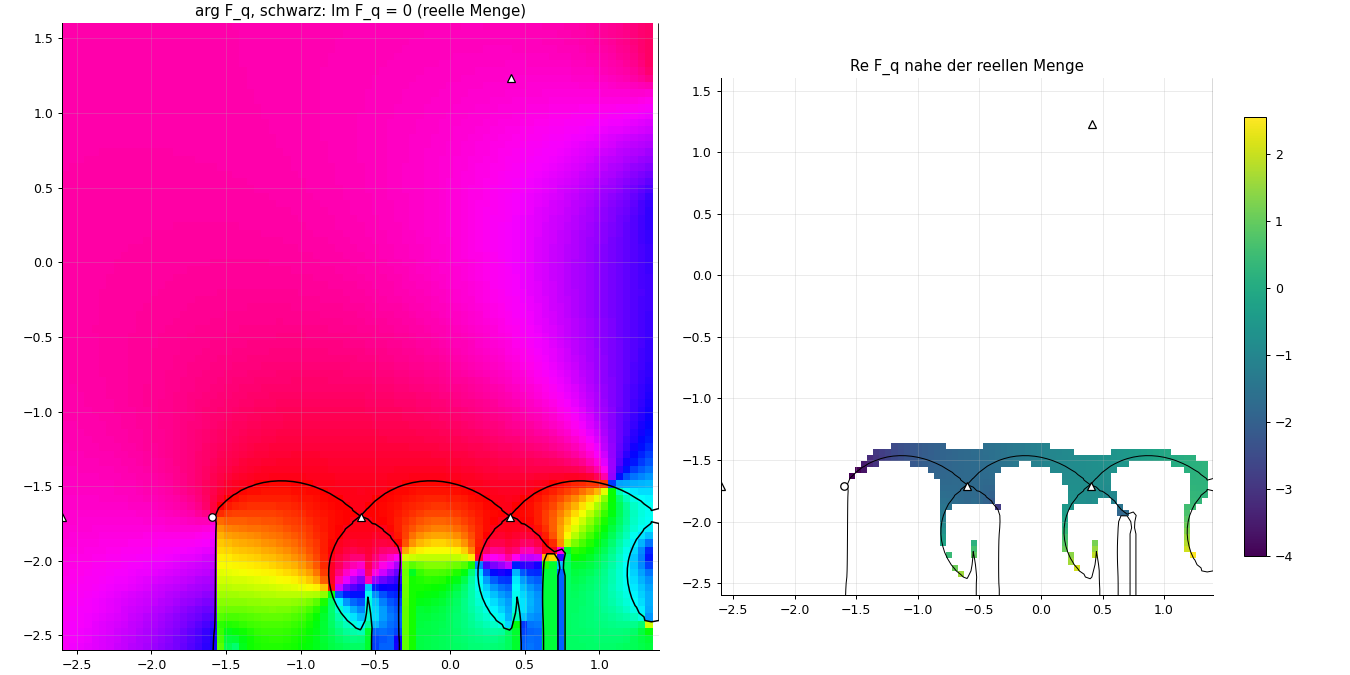

Here is the Python script that generated this plot:
"""Reelle Menge von F_q (Basis 2) mit Blattverfolgung: Spalten senkrecht von Im ζ = 3 (Hauptzweig dort richtig) nach unten.
 Frage zur Eindeutigkeit: Welche +1-invarianten Kurven mit reellem F_q gibt es ausser der Kneser-Kurve C (Ecken ζ_c − 2 + m)?
 Ausgabe: karte_reell.npz (Gitter, Werte) und karte_reell.png. Aufruf: karte_reell.py dx
"""
import sys, time
HIER = r"D:/Users/janis/Documents/Matura/tetration-graph/experimente"
sys.path.insert(0, HIER + "/prototypen_hexation")
sys.path.insert(0, HIER)
import numpy as np
import mpmath as mp
import matplotlib
matplotlib.use("Agg")
import matplotlib.pyplot as plt
from blatt import BlattPentation, verfolge
from hexq import HexQ
from stufen import psi_wert
mp.mp.dps = 30
t0 = time.time()
HQ = HexQ("2", mp.mpf("-1.7439"), mp.mpc("-1.99294843593232", "1.44512849663921"))
BP = BlattPentation("2")
PI_ = 2j * mp.pi / HQ.lnmu
zeta_c = mp.mpc("0.4031293", "-1.7097883")
dx = float(sys.argv[1]) if len(sys.argv) > 1 else 0.05
xs = np.arange(-2.6, 1.4 + 1e-9, dx)
ys = np.arange(-2.6, 1.6 + 1e-9, dx)
OBEN = 3.0


def F_weg(zetas, n):
    w = [psi_wert(HQ.q, HQ.psi, mp.exp((z - n) * HQ.lnmu)) for z in zetas]
    sp = [mp.mpf(0)] * len(zetas)
    for _ in range(n):
        w, s_ = BP.P_pfad(w)
        sp = [max(a, b) for a, b in zip(sp, s_)]
    return w, sp


Z = np.full((len(ys), len(xs)), np.nan + 0j)
for j, x in enumerate(xs):
    weg = [mp.mpc(x, OBEN - k * dx) for k in range(int(round((OBEN - ys[0]) / dx)) + 1)]
    n = max(0, max(int(mp.ceil(mp.re((mp.log(abs(mp.exp(z * HQ.lnmu))) - mp.log(HQ.rlok)) / mp.re(HQ.lnmu)))) for z in weg)) + 1
    try:
        p, w, sm = verfolge(weg, lambda zz: F_weg(zz, n), runden=7)
    except Exception as e:                                   # Spalte durch einen Verzweigungspunkt o. ä.
        print(f"  Spalte x = {x:.3f}: {type(e).__name__}", flush=True)
        continue
    werte = {round(float(mp.im(z)), 6): complex(v) for z, v in zip(p, w)}
    for i, y in enumerate(ys):
        v = werte.get(round(float(y), 6))
        if v is not None:
            Z[i, j] = v
    if j % 10 == 0:
        print(f"[{time.time() - t0:6.0f}s] Spalte {j + 1}/{len(xs)} (x = {x:.2f}), n = {n}, Sprung {mp.nstr(sm, 3)}", flush=True)
np.savez(HIER + "/prototypen_hexation/karte_reell.npz", xs=xs, ys=ys, Z=Z)
LT, PLT = -1.743909176132737, -0.771546447846277
fig, ax = plt.subplots(1, 2, figsize=(15, 7.5))
ax[0].imshow(np.angle(Z), origin="lower", extent=[xs[0], xs[-1], ys[0], ys[-1]], cmap="hsv", aspect="equal")
ax[0].contour(xs, ys, Z.imag, levels=[0], colors="k", linewidths=1.2)
ax[0].set_title("arg F_q, schwarz: Im F_q = 0 (reelle Menge)")
re = np.clip(Z.real, -4, 6)
re[np.abs(Z.imag) > 0.05 * (1 + np.abs(Z.real))] = np.nan
im1 = ax[1].imshow(re, origin="lower", extent=[xs[0], xs[-1], ys[0], ys[-1]], cmap="viridis", aspect="equal")
ax[1].contour(xs, ys, Z.imag, levels=[0], colors="k", linewidths=0.8)
ax[1].set_title("Re F_q nahe der reellen Menge")
plt.colorbar(im1, ax=ax[1], shrink=0.7)
for a in ax:
    for k in (0, 1):
        for m in range(-1, 5):
            z = complex(zeta_c - 2 + m + k * PI_)
            if xs[0] <= z.real <= xs[-1] and ys[0] <= z.imag <= ys[-1]:
                a.plot(z.real, z.imag, "wo" if m == 0 else "w^", ms=6, mec="k")
plt.tight_layout()
plt.savefig(HIER + "/prototypen_hexation/karte_reell.png", dpi=90)
print(f"fertig [{time.time() - t0:.0f}s]", flush=True)
